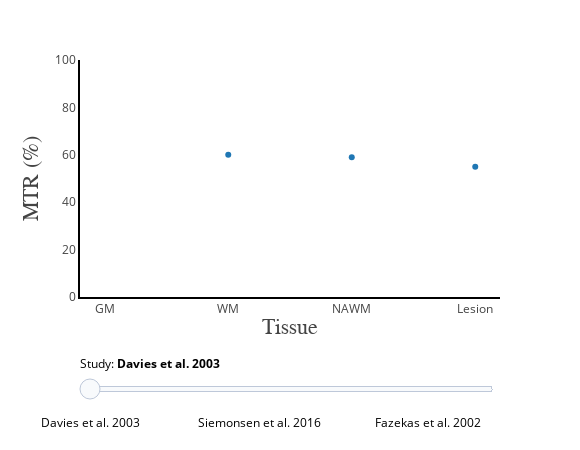

Notebook cell for this chart:
### Code cell
# PYTHON CODE

init_notebook_mode(connected=True)

data1 = [dict(
        visible = False,
        mode = 'markers',
        x = ['GM','WM','NAWM','Lesion'],
        y = abs(np.squeeze(np.asarray(MTRarray[ii,]))),
        name = 'MTR (%)',
        text = (author_list[ii]),
        hoverinfo = 'x+y+name+text') for ii in range(len(MTRarray))]

data1[0]['visible'] = True

data = data1

steps = []
for i in range(len(MTRarray)):
    step = dict(
        method = 'restyle',  
        args = ['visible', [False] * len(MTRarray)],
        label = str(author_list[i])
        )
    step['args'][1][i] = True # Toggle i'th trace to "visible"
    steps.append(step)

sliders = [dict(
    x = 0,
    y = -0.02,
    active = 0,
    currentvalue = {"prefix": "Study: <b>"},
    pad = {"t": 50, "b": 10},
    tickcolor = "white",
    font = {"color": "black"},
    steps = steps)]

layout = go.Layout(
    width=580,
    height=450,
    margin=go.layout.Margin(
        l=80,
        r=80,
        b=60,
        t=60,
    ),
    annotations=[
        dict(
            x=0.5004254919715793,
            y=-0.18,
            showarrow=False,
            text='Tissue',
            font=dict(
                family='Times New Roman',
                size=22
            ),
            xref='paper',
            yref='paper'
        ),
        dict(
            x=-0.15,
            y=0.5,
            showarrow=False,
            text='MTR (%)',
            font=dict(
                family='Times New Roman',
                size=22
            ),
            textangle=-90,
            xref='paper',
            yref='paper'
        ),
    ],
    xaxis=dict(
        autorange=True,
        showgrid=False,
        linecolor='black',
        linewidth=2
    ),
    yaxis=dict(
        autorange=False,
        range=[0,100],
        showgrid=False,
        linecolor='black',
        linewidth=2
    ),
    legend=dict(
        x=0.5,
        y=0.9,
        traceorder='normal',
        font=dict(
            family='Times New Roman',
            size=12,
            color='#000'
        ),
        bordercolor='#000000',
        borderwidth=2
    ),
    hovermode="closest",
    sliders=sliders
)

fig = dict(data=data, layout=layout)

iplot(fig, filename = 'basic-line', config = config)

### Figure 1 — Plotly figure (JSON) as saved in the notebook; plotly's stock layout.template omitted (floating-point values rounded to 4 significant figures)
{"data": [{"hoverinfo": "x+y+name+text", "mode": "markers", "name": "MTR (%)", "text": "Davies et al. 2003", "type": "scatter", "uid": "e9458b1b-5d76-4e5f-bd3c-4e5d9ef74fa7", "visible": true, "x": ["GM", "WM", "NAWM", "Lesion"], "y": [null, 60, 59, 55]}, {"hoverinfo": "x+y+name+text", "mode": "markers", "name": "MTR (%)", "text": "Davies et al. 2005", "type": "scatter", "uid": "b935129f-dc29-4a3d-b1b8-8d7b75a77e42", "visible": false, "x": ["GM", "WM", "NAWM", "Lesion"], "y": [32.4, 38.3, 37.8, null]}, {"hoverinfo": "x+y+name+text", "mode": "markers", "name": "MTR (%)", "text": "Griffin et al. 2002", "type": "scatter", "uid": "01ae843b-39f2-4967-96e5-7aea51372dfa", "visible": false, "x": ["GM", "WM", "NAWM", "Lesion"], "y": [33.98, 38.25, 37.52, null]}, {"hoverinfo": "x+y+name+text", "mode": "markers", "name": "MTR (%)", "text": "Yiannakas et al. 2012", "type": "scatter", "uid": "bff5b64a-00dc-4444-896a-220ca7298f04", "visible": false, "x": ["GM", "WM", "NAWM", "Lesion"], "y": [null, null, 39.7, null]}, {"hoverinfo": "x+y+name+text", "mode": "markers", "name": "MTR (%)", "text": "Oreja-Guevara et al. 2006", "type": "scatter", "uid": "cea08b72-525f-45a0-b457-8fefa9daa537", "visible": false, "x": ["GM", "WM", "NAWM", "Lesion"], "y": [37.6, null, 40.8, null]}, {"hoverinfo": "x+y+name+text", "mode": "markers", "name": "MTR (%)", "text": "Bellmann-Strobl et al. 2009", "type": "scatter", "uid": "f28c9fd4-710f-4787-8e35-5535c2fa21d9", "visible": false, "x": ["GM", "WM", "NAWM", "Lesion"], "y": [null, 41.3, 38.51, 34.45]}, {"hoverinfo": "x+y+name+text", "mode": "markers", "name": "MTR (%)", "text": "Thaler et al. 2018", "type": "scatter", "uid": "6c149350-be24-4926-bdbf-0a0f38fcbf6d", "visible": false, "x": ["GM", "WM", "NAWM", "Lesion"], "y": [null, null, 84, 67]}, {"hoverinfo": "x+y+name+text", "mode": "markers", "name": "MTR (%)", "text": "Schwartz et al. 2019", "type": "scatter", "uid": "4ebc0258-4888-43bb-ad63-dacf5dcc8822", "visible": false, "x": ["GM", "WM", "NAWM", "Lesion"], "y": [19.6, null, 26.8, 20.9]}, {"hoverinfo": "x+y+name+text", "mode": "markers", "name": "MTR (%)", "text": "Richert et al. 1998", "type": "scatter", "uid": "a999d9be-c093-40f7-897d-a83bddd61e21", "visible": false, "x": ["GM", "WM", "NAWM", "Lesion"], "y": [21, 30, 27, 16]}, {"hoverinfo": "x+y+name+text", "mode": "markers", "name": "MTR (%)", "text": "Ernst et al. 1998", "type": "scatter", "uid": "3effb015-74a7-429b-9404-f4fd3824fb91", "visible": false, "x": ["GM", "WM", "NAWM", "Lesion"], "y": [null, null, 45, 22]}, {"hoverinfo": "x+y+name+text", "mode": "markers", "name": "MTR (%)", "text": "Catalaa et al. 2000", "type": "scatter", "uid": "58c6ab04-dac1-442f-9bfb-89d18a05dd03", "visible": false, "x": ["GM", "WM", "NAWM", "Lesion"], "y": [null, 41.4, 38.8, null]}, {"hoverinfo": "x+y+name+text", "mode": "markers", "name": "MTR (%)", "text": "Siemonsen et al. 2016", "type": "scatter", "uid": "a2d8eb85-c227-493c-9af6-8841f87af757", "visible": false, "x": ["GM", "WM", "NAWM", "Lesion"], "y": [null, null, 48, 35]}, {"hoverinfo": "x+y+name+text", "mode": "markers", "name": "MTR (%)", "text": "Ge et al. 2003", "type": "scatter", "uid": "7a0edd08-cb1b-478f-9522-f96c785147fa", "visible": false, "x": ["GM", "WM", "NAWM", "Lesion"], "y": [null, null, null, 33.3]}, {"hoverinfo": "x+y+name+text", "mode": "markers", "name": "MTR (%)", "text": "Mesaros et al. 2010", "type": "scatter", "uid": "ece92cbd-1013-4a89-acd3-c1ead25151bc", "visible": false, "x": ["GM", "WM", "NAWM", "Lesion"], "y": [null, null, null, 33.2]}, {"hoverinfo": "x+y+name+text", "mode": "markers", "name": "MTR (%)", "text": "Frohman et al. 2009", "type": "scatter", "uid": "450fe0e7-4e71-4e86-8e6b-4a04146afbc2", "visible": false, "x": ["GM", "WM", "NAWM", "Lesion"], "y": [23.5, 28, 27.4, null]}, {"hoverinfo": "x+y+name+text", "mode": "markers", "name": "MTR (%)", "text": "Rovira et al. 1999", "type": "scatter", "uid": "cb86ef56-b5bb-47a0-82f8-83617964a6f6", "visible": false, "x": ["GM", "WM", "NAWM", "Lesion"], "y": [null, 42.8, 41.4, null]}, {"hoverinfo": "x+y+name+text", "mode": "markers", "name": "MTR (%)", "text": "Amann et al. 2015", "type": "scatter", "uid": "6b704699-1c86-45ff-b609-e2e3710c6adc", "visible": false, "x": ["GM", "WM", "NAWM", "Lesion"], "y": [null, 47.3, null, 39.4]}, {"hoverinfo": "x+y+name+text", "mode": "markers", "name": "MTR (%)", "text": "Fooladi et al. 2020", "type": "scatter", "uid": "a5b18421-2600-450d-8287-233274a90358", "visible": false, "x": ["GM", "WM", "NAWM", "Lesion"], "y": [null, 55.62, 54.07, 47.36]}, {"hoverinfo": "x+y+name+text", "mode": "markers", "name": "MTR (%)", "text": "Reitz et al. 2017", "type": "scatter", "uid": "2374fa54-bd15-45b8-98d1-85e14c18f796", "visible": false, "x": ["GM", "WM", "NAWM", "Lesion"], "y": [null, 35.95, 34.63, null]}, {"hoverinfo": "x+y+name+text", "mode": "markers", "name": "MTR (%)", "text": "Ropele et al. 2000", "type": "scatter", "uid": "40bb2c73-9959-43cd-a440-d7028fd708c4", "visible": false, "x": ["GM", "WM", "NAWM", "Lesion"], "y": [null, 48.7, 46.6, 33.1]}, {"hoverinfo": "x+y+name+text", "mode": "markers", "name": "MTR (%)", "text": "Gracien et al. 2016", "type": "scatter", "uid": "a66473e6-3f77-49bf-a7f7-20bd26659f26", "visible": false, "x": ["GM", "WM", "NAWM", "Lesion"], "y": [null, 35.8, 34.9, null]}, {"hoverinfo": "x+y+name+text", "mode": "markers", "name": "MTR (%)", "text": "Cercignani et al. 2009", "type": "scatter", "uid": "615db79a-264b-4fac-bb22-fd176f1cb2b0", "visible": false, "x": ["GM", "WM", "NAWM", "Lesion"], "y": [null, 53.68, 52.48, 45.15]}, {"hoverinfo": "x+y+name+text", "mode": "markers", "name": "MTR (%)", "text": "Fazekas et al. 2002", "type": "scatter", "uid": "21c83356-9ebc-40cf-8d31-a40f7c3353ca", "visible": false, "x": ["GM", "WM", "NAWM", "Lesion"], "y": [null, 51.8, null, 40.7]}, {"hoverinfo": "x+y+name+text", "mode": "markers", "name": "MTR (%)", "text": "Ge et al. 2000", "type": "scatter", "uid": "d0be4932-668e-4deb-9979-47d0f223ef0a", "visible": false, "x": ["GM", "WM", "NAWM", "Lesion"], "y": [30.1, null, null, null]}, {"hoverinfo": "x+y+name+text", "mode": "markers", "name": "MTR (%)", "text": "Guo et al. 2001", "type": "scatter", "uid": "ad804320-f8c7-4534-9941-a5501fb7f288", "visible": false, "x": ["GM", "WM", "NAWM", "Lesion"], "y": [null, null, 56.1, 52.9]}, {"hoverinfo": "x+y+name+text", "mode": "markers", "name": "MTR (%)", "text": "Karampekios et al. 2005", "type": "scatter", "uid": "fbca7f3a-9172-4700-a952-a4ecea651b25", "visible": false, "x": ["GM", "WM", "NAWM", "Lesion"], "y": [null, 55.1, 50.9, 40.5]}, {"hoverinfo": "x+y+name+text", "mode": "markers", "name": "MTR (%)", "text": "Sled et al. 2001", "type": "scatter", "uid": "ee3c94b1-efa7-4a57-a051-ac6cecb1070b", "visible": false, "x": ["GM", "WM", "NAWM", "Lesion"], "y": [null, 60, 59, null]}], "layout": {"annotations": [{"font": {"family": "Times New Roman", "size": 22}, "showarrow": false, "text": "Tissue", "x": 0.5004, "xref": "paper", "y": -0.18, "yref": "paper"}, {"font": {"family": "Times New Roman", "size": 22}, "showarrow": false, "text": "MTR (%)", "textangle": -90, "x": -0.15, "xref": "paper", "y": 0.5, "yref": "paper"}], "height": 450, "hovermode": "closest", "legend": {"bordercolor": "#000000", "borderwidth": 2, "font": {"color": "#000", "family": "Times New Roman", "size": 12}, "traceorder": "normal", "x": 0.5, "y": 0.9}, "margin": {"b": 60, "l": 80, "r": 80, "t": 60}, "sliders": [{"active": 0, "currentvalue": {"prefix": "Study: <b>"}, "font": {"color": "black"}, "pad": {"b": 10, "t": 50}, "steps": [{"args": ["visible", [true, false, false, false, false, false, false, false, false, false, false, false, false, false, false, false, false, false, false, false, false, false, false, false, false, false, false]], "label": "Davies et al. 2003", "method": "restyle"}, {"args": ["visible", [false, true, false, false, false, false, false, false, false, false, false, false, false, false, false, false, false, false, false, false, false, false, false, false, false, false, false]], "label": "Davies et al. 2005", "method": "restyle"}, {"args": ["visible", [false, false, true, false, false, false, false, false, false, false, false, false, false, false, false, false, false, false, false, false, false, false, false, false, false, false, false]], "label": "Griffin et al. 2002", "method": "restyle"}, {"args": ["visible", [false, false, false, true, false, false, false, false, false, false, false, false, false, false, false, false, false, false, false, false, false, false, false, false, false, false, false]], "label": "Yiannakas et al. 2012", "method": "restyle"}, {"args": ["visible", [false, false, false, false, true, false, false, false, false, false, false, false, false, false, false, false, false, false, false, false, false, false, false, false, false, false, false]], "label": "Oreja-Guevara et al. 2006", "method": "restyle"}, {"args": ["visible", [false, false, false, false, false, true, false, false, false, false, false, false, false, false, false, false, false, false, false, false, false, false, false, false, false, false, false]], "label": "Bellmann-Strobl et al. 2009", "method": "restyle"}, {"args": ["visible", [false, false, false, false, false, false, true, false, false, false, false, false, false, false, false, false, false, false, false, false, false, false, false, false, false, false, false]], "label": "Thaler et al. 2018", "method": "restyle"}, {"args": ["visible", [false, false, false, false, false, false, false, true, false, false, false, false, false, false, false, false, false, false, false, false, false, false, false, false, false, false, false]], "label": "Schwartz et al. 2019", "method": "restyle"}, {"args": ["visible", [false, false, false, false, false, false, false, false, true, false, false, false, false, false, false, false, false, false, false, false, false, false, false, false, false, false, false]], "label": "Richert et al. 1998", "method": "restyle"}, {"args": ["visible", [false, false, false, false, false, false, false, false, false, true, false, false, false, false, false, false, false, false, false, false, false, false, false, false, false, false, false]], "label": "Ernst et al. 1998", "method": "restyle"}, {"args": ["visible", [false, false, false, false, false, false, false, false, false, false, true, false, false, false, false, false, false, false, false, false, false, false, false, false, false, false, false]], "label": "Catalaa et al. 2000", "method": "restyle"}, {"args": ["visible", [false, false, false, false, false, false, false, false, false, false, false, true, false, false, false, false, false, false, false, false, false, false, false, false, false, false, false]], "label": "Siemonsen et al. 2016", "method": "restyle"}, {"args": ["visible", [false, false, false, false, false, false, false, false, false, false, false, false, true, false, false, false, false, false, false, false, false, false, false, false, false, false, false]], "label": "Ge et al. 2003", "method": "restyle"}, {"args": ["visible", [false, false, false, false, false, false, false, false, false, false, false, false, false, true, false, false, false, false, false, false, false, false, false, false, false, false, false]], "label": "Mesaros et al. 2010", "method": "restyle"}, {"args": ["visible", [false, false, false, false, false, false, false, false, false, false, false, false, false, false, true, false, false, false, false, false, false, false, false, false, false, false, false]], "label": "Frohman et al. 2009", "method": "restyle"}, {"args": ["visible", [false, false, false, false, false, false, false, false, false, false, false, false, false, false, false, true, false, false, false, false, false, false, false, false, false, false, false]], "label": "Rovira et al. 1999", "method": "restyle"}, {"args": ["visible", [false, false, false, false, false, false, false, false, false, false, false, false, false, false, false, false, true, false, false, false, false, false, false, false, false, false, false]], "label": "Amann et al. 2015", "method": "restyle"}, {"args": ["visible", [false, false, false, false, false, false, false, false, false, false, false, false, false, false, false, false, false, true, false, false, false, false, false, false, false, false, false]], "label": "Fooladi et al. 2020", "method": "restyle"}, {"args": ["visible", [false, false, false, false, false, false, false, false, false, false, false, false, false, false, false, false, false, false, true, false, false, false, false, false, false, false, false]], "label": "Reitz et al. 2017", "method": "restyle"}, {"args": ["visible", [false, false, false, false, false, false, false, false, false, false, false, false, false, false, false, false, false, false, false, true, false, false, false, false, false, false, false]], "label": "Ropele et al. 2000", "method": "restyle"}, {"args": ["visible", [false, false, false, false, false, false, false, false, false, false, false, false, false, false, false, false, false, false, false, false, true, false, false, false, false, false, false]], "label": "Gracien et al. 2016", "method": "restyle"}, {"args": ["visible", [false, false, false, false, false, false, false, false, false, false, false, false, false, false, false, false, false, false, false, false, false, true, false, false, false, false, false]], "label": "Cercignani et al. 2009", "method": "restyle"}, {"args": ["visible", [false, false, false, false, false, false, false, false, false, false, false, false, false, false, false, false, false, false, false, false, false, false, true, false, false, false, false]], "label": "Fazekas et al. 2002", "method": "restyle"}, {"args": ["visible", [false, false, false, false, false, false, false, false, false, false, false, false, false, false, false, false, false, false, false, false, false, false, false, true, false, false, false]], "label": "Ge et al. 2000", "method": "restyle"}, {"args": ["visible", [false, false, false, false, false, false, false, false, false, false, false, false, false, false, false, false, false, false, false, false, false, false, false, false, true, false, false]], "label": "Guo et al. 2001", "method": "restyle"}, {"args": ["visible", [false, false, false, false, false, false, false, false, false, false, false, false, false, false, false, false, false, false, false, false, false, false, false, false, false, true, false]], "label": "Karampekios et al. 2005", "method": "restyle"}, {"args": ["visible", [false, false, false, false, false, false, false, false, false, false, false, false, false, false, false, false, false, false, false, false, false, false, false, false, false, false, true]], "label": "Sled et al. 2001", "method": "restyle"}], "tickcolor": "white", "x": 0, "y": -0.02}], "width": 580, "xaxis": {"autorange": true, "linecolor": "black", "linewidth": 2, "showgrid": false}, "yaxis": {"autorange": false, "linecolor": "black", "linewidth": 2, "range": [0, 100], "showgrid": false}}}
